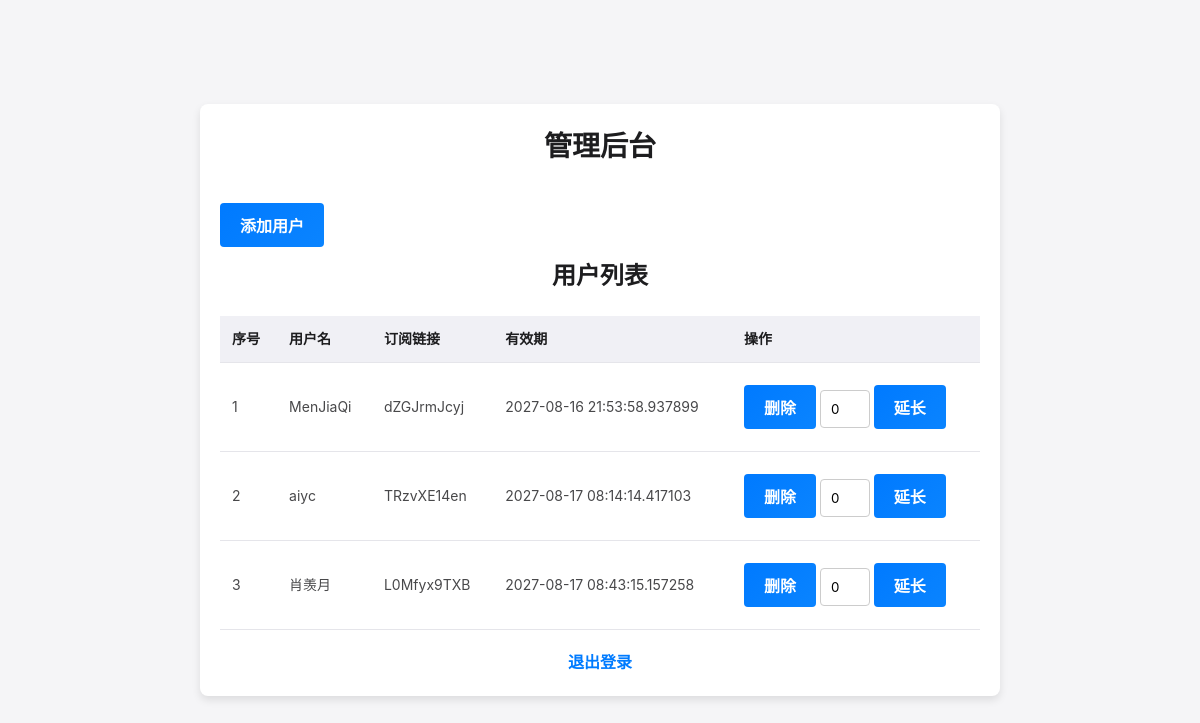
Before: /admin (signed in) with the older database file.
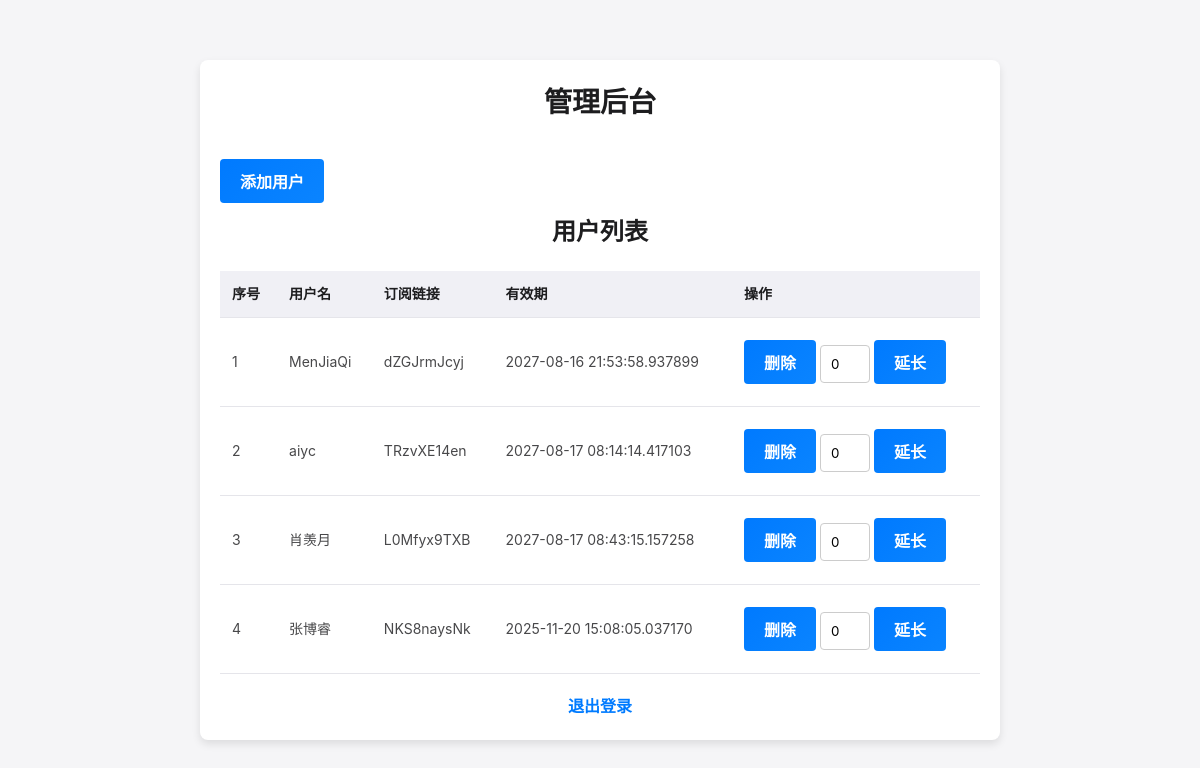
After: the same page with the newer database file.
### app.py (models this page shows, shortened)
class User(db.Model):
    id = db.Column(db.Integer, primary_key=True)
    username = db.Column(db.String(150), nullable=False, unique=True)
    password = db.Column(db.String(150), nullable=False)
    expiration_date = db.Column(db.DateTime, nullable=True)
    subscription_link = db.Column(db.String(200), nullable=True, unique=True)

### app.py (the view, shortened to what this page needs)
@app.route('/admin', methods=['GET', 'POST'])
@admin_login_required
def admin():
    users = User.query.all()
    return render_template('admin.html', users=enumerate(users, start=1))

### app.py (called while the page is built)
def admin_login_required(f):
    @wraps(f)
    def decorated_function(*args, **kwargs):
        if 'admin_logged_in' not in session:
            flash("请先登录", "danger")
            return redirect(url_for('login'))
        return f(*args, **kwargs)
    return decorated_function

### templates/admin.html (shortened to what this page needs)
<!DOCTYPE html>
<html lang="en">
<head>
    <link rel="stylesheet" href="{{ url_for('static', filename='base.css') }}">
    <link rel="stylesheet" href="{{ url_for('static', filename='admin.css') }}">
</head>
<body>
<div class="container">
    <h1>管理后台</h1>
    <button id="addUserButton" class="btn">添加用户</button>
    <h2>用户列表</h2>
    <div class="table-container">
        <table>
            <thead>
            <tr>
                <th>序号</th>
                <th>用户名</th>
                <th>订阅链接</th>
                <th>有效期</th>
                <th>操作</th>
            </tr>
            </thead>
            <tbody>
            {% for index, user in users %}
                <tr>
                    <td>{{ index }}</td>
                    <td>{{ user.username }}</td>
                    <td>{{ user.subscription_link }}</td>
                    <td>{{ user.expiration_date }}</td>
                    <td>
                        <form method="post" style="display: inline;">
                            <button type="submit">删除</button>
                        </form>
                        <form method="post" style="display: inline;">
                            <input type="number" name="additional_days" value="0" style="width: 50px;">
                            <button type="submit">延长</button>
                        </form>
                    </td>
                </tr>
            {% endfor %}
            </tbody>
        </table>
    </div>
    <a href="{{ url_for('logout') }}" class="logout">退出登录</a>
</div>
</body>
</html>

### static/base.css (style rules this page uses)
* { margin: 0; padding: 0; box-sizing: border-box; font-family: -apple-system, BlinkMacSystemFont, "Segoe UI", Roboto, "Helvetica Neue", Arial, sans-serif; }
body { background-color: #f5f5f7; color: #333; display: flex; justify-content: center; align-items: center; min-height: 100vh; line-height: 1.6; }
.container { width: 100%; max-width: 800px; padding: 20px; background-color: #ffffff; border-radius: 16px; box-shadow: 0 4px 12px rgba(0, 0, 0, 0.1); }
h1 { font-size: 28px; margin-bottom: 24px; color: #1d1d1f; font-weight: 600; text-align: center; }
button { padding: 12px; border: none; border-radius: 8px; font-size: 16px; font-weight: 600; color: #fff; background: linear-gradient(135deg, #007aff, #0a84ff); cursor: pointer; transition: background 0.3s ease; margin: 8px 0; }

### static/admin.css (style rules this page uses)
body { font-family: Arial, sans-serif; background-color: #f5f5f7; color: #333; margin: 0; padding: 0; overflow-y: scroll; }
.container { max-width: 800px; margin: 0 auto; padding: 20px; background-color: #fff; border-radius: 8px; box-shadow: 0 4px 8px rgba(0, 0, 0, 0.1); position: relative; z-index: 1; }
h1, h2 { color: #1d1d1f; text-align: center; }
button { background-color: #007bff; color: #fff; border: none; padding: 10px 20px; margin: 10px 0; cursor: pointer; font-size: 16px; border-radius: 4px; transition: background-color 0.3s ease; }
.table-container { max-height: 600px; overflow-y: auto; margin-top: 20px; position: relative; }
table { width: 100%; border-collapse: collapse; font-size: 14px; }
thead th { position: sticky; top: 0; background-color: #f0f0f5; z-index: 1; }
tbody td { background-color: #fff; color: #48484a; }
th, td { padding: 12px; border-bottom: 1px solid #e5e5ea; text-align: left; }
th { font-weight: 600; color: #1d1d1f; }
input[type="text"], input[type="password"], input[type="number"] { width: 100%; padding: 10px; margin: 8px 0; border: 1px solid #ccc; border-radius: 4px; box-sizing: border-box; }
a.logout { display: block; text-align: center; color: #007bff; text-decoration: none; margin-top: 20px; font-weight: bold; }
html { height: 100%; }

Changed rows visible on the page:
added User: index "4", username "张博睿", subscription_link "NKS8naysNk", expiration_date "2025-11-20 15:08:05.037170"
